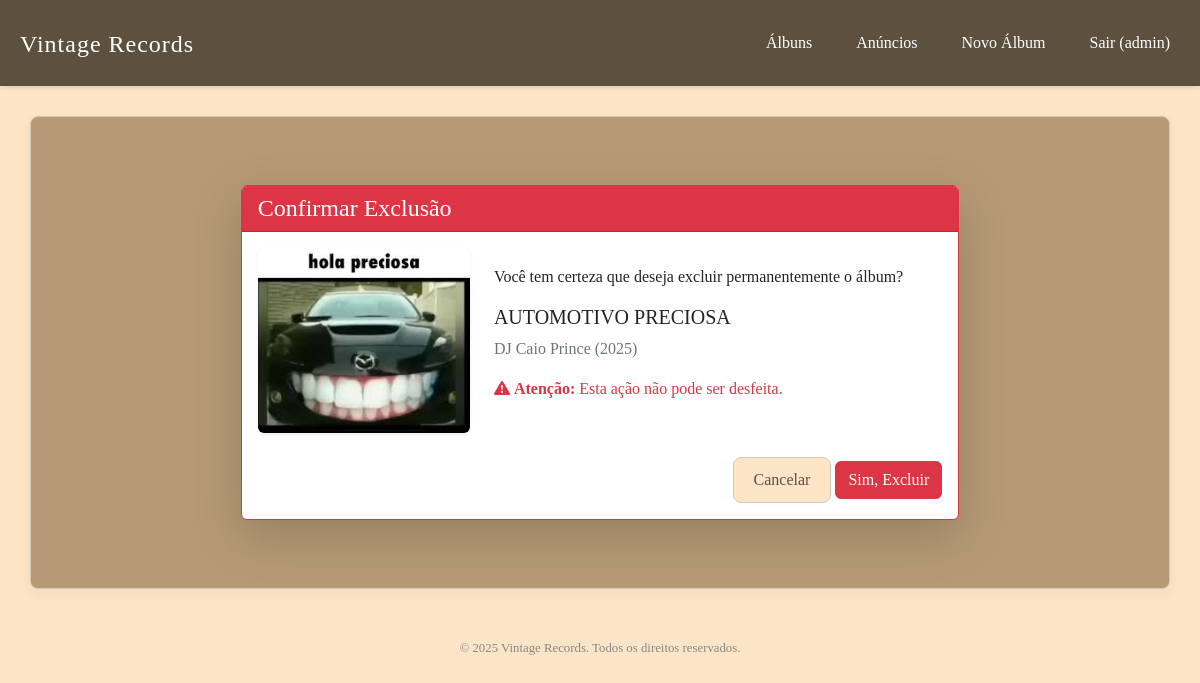
Screenshot of /album/deletar/4/ (signed in) with the database file from the repository.
### album/models.py (models this page shows, shortened)
class Album(models.Model):
    titulo = models.CharField(max_length=100)
    descricao = models.TextField(blank=True, null=True, verbose_name="Descrição")
    genero = models.IntegerField(choices=OPCOES_GENERO)
    ano_lancamento = models.IntegerField()
    artista = models.CharField(max_length=100)
    tipo_album = models.IntegerField(choices=OPCOES_ALBUM)
    formato = models.IntegerField(choices=OPCOES_FORMATO)
    idioma = models.IntegerField(choices=OPCOES_IDIOMA)
    foto = models.ImageField(upload_to='album/fotos', null=True, blank=True)
    preco = models.DecimalField(max_digits=6, decimal_places=2)

### album/views.py (the view)
# urls.py: path('deletar/<int:pk>/', DeletarAlbums.as_view(), name='deletar-albums'),
class DeletarAlbums(LoginRequiredMixin , DeleteView):
    model = Album
    template_name = 'album/deletar.html'
    success_url = reverse_lazy('listar-albums')

### templates/album/deletar.html (shortened to what this page needs)
{% extends "base.html" %}
{% block conteudo %}
<div class="container py-5">
    <div class="row justify-content-center">
        <div class="col-lg-8">
            <div class="card border-danger shadow-lg">
                <div class="card-header bg-danger text-white">
                    <h4 class="mb-0">Confirmar Exclusão</h4>
                </div>
                <div class="card-body">
                    <div class="row mb-4 align-items-center">
                        <div class="col-md-4 text-center">
                            {% if object.foto %}
                            <img src="{{ object.foto.url }}" alt="Capa do álbum {{ object.titulo }}"
                                class="img-fluid rounded shadow-sm">
                            {% else %}
                            <div class="d-flex align-items-center justify-content-center bg-secondary text-white rounded"
                                style="height: 150px; width: 150px; margin: auto;">
                                Sem imagem
                            </div>
                            {% endif %}
                        </div>
                        <div class="col-md-8">
                            <p>Você tem certeza que deseja excluir permanentemente o álbum?</p>
                            <h5 class="card-title">{{ object.titulo }}</h5>
                            <p class="card-text text-secondary">{{ object.artista }} ({{ object.ano_lancamento }})</p>
                            <p class="text-danger mt-3"><i class="bi bi-exclamation-triangle-fill"></i>
                                <strong>Atenção:</strong> Esta ação não pode ser desfeita.</p>
                        </div>
                    </div>
                    <form method="post" class="text-end">
                        <a href="{% url 'listar-albums' %}" class="btn btn-secondary">Cancelar</a>
                        <button type="submit" class="btn btn-danger">Sim, Excluir</button>
                    </form>
                </div>
            </div>
        </div>
    </div>
</div>
{% endblock %}

### templates/base.html (shortened to what this page needs)
{% load static %}
<!DOCTYPE html>
<html lang="pt-br">
<head>
    <link href="{% static 'bootstrap-5.3.8-dist/css/bootstrap.min.css' %}" rel="stylesheet">
    <link rel="stylesheet" href="https://cdn.jsdelivr.net/npm/bootstrap-icons@1.8.1/font/bootstrap-icons.css">
    <link href="{% static 'css/base.css' %}" rel="stylesheet">
</head>
<body>
    <header>
        <h1><a href="{% url 'listar-albums' %}">Vintage Records</a></h1>
        <nav>
            {% if user.is_authenticated %}
                <a href="{% url 'listar-albums' %}">Álbuns</a>
                <a href="{% url 'listar-anuncios' %}">Anúncios</a>
                {% if user.is_superuser %}
                <a href="{% url 'criar-albums' %}">Novo Álbum</a>
                {% endif %}
                <a href="{% url 'logout' %}">Sair ({{ user.username }})</a>
            {% else %}
                <a href="{% url 'login' %}">Entrar</a>
            {% endif %}
        </nav>
    </header>
    <main class="container">
        {% block conteudo %}{% endblock %}
    </main>
    <footer>
        <p>&copy; {% now "Y" %} Vintage Records. Todos os direitos reservados.</p>
    </footer>
</body>
</html>

### sistema/static/css/base.css (style rules this page uses)
:root { --cor-primaria: #5e503f; --cor-secundaria: #a3583c; --cor-fundo-base: #fce5c7; --cor-fundo-card: #b69a75; --cor-borda: #d4c9b3; --cor-texto-escuro: var(--cor-primaria); --cor-link: var(--cor-secundaria); --raio-borda: 8px; }
body { background-color: var(--cor-fundo-base); background-image: none; color: var(--cor-texto-escuro); font-family: 'Georgia', serif; margin: 0; padding: 0; }
header { background-color: var(--cor-primaria); color: white; padding: 15px 20px; box-shadow: 0 2px 4px rgba(0, 0, 0, 0.1); display: flex; justify-content: space-between; align-items: center; }
header h1 a { color: white; text-decoration: none; font-size: 1.5rem; letter-spacing: 1px; }
nav a { color: white; text-decoration: none; margin-left: 20px; padding: 5px 10px; border-radius: var(--raio-borda); transition: background-color 0.3s; }
main { padding: 20px; max-width: 1200px; margin: 30px auto; background-color: var(--cor-fundo-card); border-radius: var(--raio-borda); box-shadow: 0 4px 12px rgba(0, 0, 0, 0.05); border: 1px solid var(--cor-borda); }
.btn-secondary { background-color: var(--cor-fundo-base); border: 1px solid var(--cor-borda); color: var(--cor-texto-escuro); padding: 10px 20px; border-radius: var(--raio-borda); text-decoration: none; cursor: pointer; transition: all 0.2s; }
footer { text-align: center; padding: 10px; font-size: 0.8rem; color: #888; margin-top: 40px; }

### rows the page displays
Album: foto (picture), titulo "AUTOMOTIVO PRECIOSA", artista "DJ Caio Prince", ano_lancamento "2025"

### other values shown
{{ user.username }} "admin"
